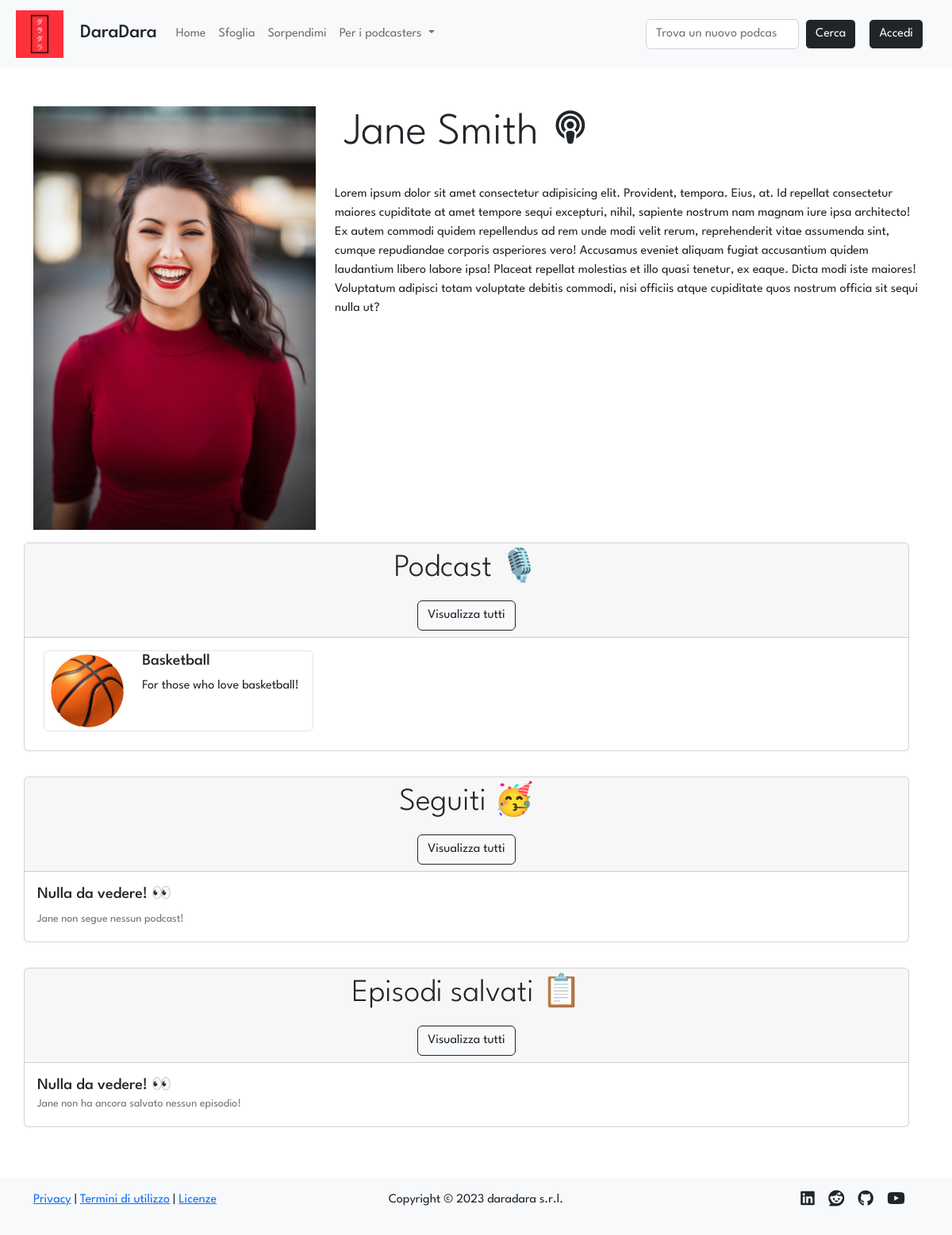
/profile/2, run on an earlier commit of the app's database.
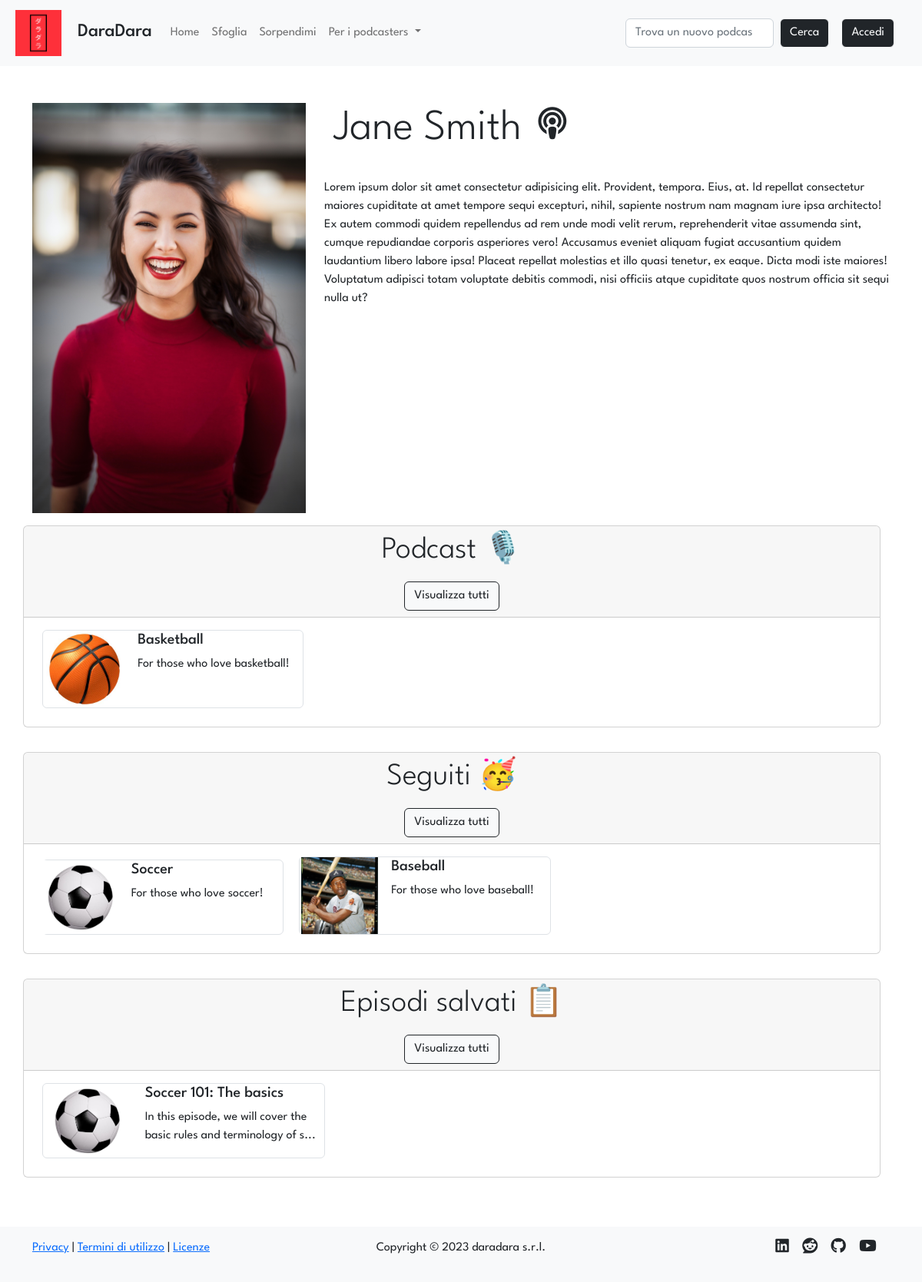
And on a later commit of the database.
### tables this page shows
CREATE TABLE "podcasts" (
	"id"	INTEGER NOT NULL UNIQUE,
	"title"	TEXT NOT NULL UNIQUE,
	"desc"	TEXT NOT NULL,
	"img"	TEXT NOT NULL,
	"id_user"	INTEGER NOT NULL,
	FOREIGN KEY("id_user") REFERENCES "users"("id"),
	PRIMARY KEY("id" AUTOINCREMENT)
);

CREATE TABLE "users" (
	"id"	INTEGER NOT NULL UNIQUE,
	"email"	TEXT NOT NULL UNIQUE,
	"password"	TEXT NOT NULL,
	"name"	TEXT NOT NULL,
	"surname"	TEXT NOT NULL,
	"propic"	TEXT NOT NULL,
	"priv_owned"	INTEGER NOT NULL DEFAULT 0,
	"priv_follows"	INTEGER NOT NULL DEFAULT 0,
	"priv_saves"	INTEGER NOT NULL DEFAULT 0,
	PRIMARY KEY("id" AUTOINCREMENT)
);

CREATE TABLE "follows" (
	"id_user"	INTEGER NOT NULL,
	"id_podcast"	INTEGER NOT NULL,
	"timestamp"	TEXT NOT NULL DEFAULT 'NO_TIMESTAMP',
	FOREIGN KEY("id_user") REFERENCES "users"("id"),
	PRIMARY KEY("id_user","id_podcast")
);

CREATE TABLE "episodes" (
	"id"	INTEGER NOT NULL UNIQUE,
	"title"	TEXT NOT NULL,
	"description"	TEXT NOT NULL,
	"audio"	TEXT NOT NULL,
	"timestamp"	TEXT NOT NULL,
	"id_podcast"	INTEGER NOT NULL,
	FOREIGN KEY("id_podcast") REFERENCES "podcasts"("id"),
	PRIMARY KEY("id" AUTOINCREMENT)
);

### app.py (the view)
@app.route('/profile/<int:id>')
def profile(id: int):
    user = dao.get_user(id)
    creators = dao.get_creators()
    is_creator = False
    if user and creators:
        podcasts = dao.get_podcasts_by_user(id_user=id)
        follows = dao.get_follows_join_podcasts(id_user=id)
        saves = dao.get_saves_join_episodes_podcasts(id_user=id)
        privacy = [dao.get_priv_owned(id), dao.get_priv_follows(id), dao.get_priv_saves(id)]
        for creator in creators:
            if creator['id'] == user['id']:
                is_creator = True
        is_owner = False
        if current_user.is_authenticated: # type: ignore
            is_owner = current_user.id == id # type: ignore
        return render_template('profile.html', user=user, podcasts=podcasts, follows=follows, saves=saves, is_creator=is_creator, is_owner=is_owner, privacy=privacy)
    else:
        flash(message='L\'utente cercato non esiste', category='warning')
        return redirect(url_for('index'))

### data/dao.py (called while the page is built)
def get_priv_owned(id_user):
    conn, cursor = connect()
    priv_owned = None
    try:
        sql = 'SELECT priv_owned FROM users WHERE id = ?'
        cursor.execute(sql, (id_user,))
        priv_owned = cursor.fetchone()
        if priv_owned and priv_owned['priv_owned'] == 1:
            priv_owned = True
        elif priv_owned and priv_owned['priv_owned'] == 0:
            priv_owned = False
        else:
            priv_owned = None
    except Exception as e:
        print(e)
    close(conn, cursor)
    return priv_owned

def get_priv_follows(id_user):
    conn, cursor = connect()
    priv_follows = None
    try:
        sql = 'SELECT priv_follows FROM users WHERE id = ?'
        cursor.execute(sql, (id_user,))
        priv_follows = cursor.fetchone()
        if priv_follows and priv_follows['priv_follows'] == 1:
            priv_follows = True
        elif priv_follows and priv_follows['priv_follows'] == 0:
            priv_follows = False
        else:
            priv_follows = None
    except Exception as e:
        print(e)
    close(conn, cursor)
    return priv_follows

def close(conn, cursor):
    cursor.close()
    conn.close()

### templates/profile.html (shortened to what the changed rows need)
{% extends 'layout.html' %}
{% block stylesheets %} <link rel="stylesheet" href="{{url_for('static', filename='stylesheets/profile.css')}}"> {% endblock %}
{% block content %}
<div class="row">
    <div class="col-12 col-lg-4 d-flex justify-content-center align-items-center">
        <img src="{{url_for('static', filename='uploads/images/propics/{0}{1}'.format(user.id, user.propic))}}" alt="Immagine profilo" class="img-fluid">
    </div>
    <div class="col">
        <div class="row display-4 mt-3 mt-lg-0 mb-3 mx-lg-0 mx-2"><p class="text-nowrap">{{user.name}} {{user.surname}} {% if is_creator %}<i class="ms-2 fa-solid fa-podcast fa-xs"></i>{% endif %}</p></div>
    </div>
</div>
<div class="row">
    {% if is_creator or is_owner %}
    <div class="row mt-3">
        <div id="owned" class="card mb-3 mx-lg-0 mx-2 p-0">
            <div class="row g-0">
                <div class="col">
                    <div class="card-body row g-2">
                        {% if is_creator %}
                        <div class="card-scroll">
                            {% for podcast in podcasts[:5] %}
                            <a href="{{ url_for('podcast', id=podcast.id) }}" class="d-inline-block mx-2 border rounded-2 px-2">
                                <div class="row">
                                <div class="col-4 d-flex align-items-center justify-content-center">
                                    <img src="{{url_for('static', filename='uploads/images/covers/{0}{1}'.format(podcast.id, podcast.img))}}" class="im-card img-fluid" alt="Card image" style="max-width: 100px;">
                                </div>
                                <div class="col-8">
                                    <h5 class="">{{podcast.title}}</h5>
                                    <p class="text-wrap">{{podcast.desc}}</p>
                                </div>
                                </div>
                            </a>
                            {% endfor %}
                        </div>
                        {% else %}
                            <h5 class="card-title mb-0">Nulla da vedere! 👀</h5>
                            <p class="card-text">Diventa un podcaster per pubblicare il tuo primo podcast!</p>
                            <small class="text-muted">Premi il bottone a destra 👉</small>
                        {% endif %}
                    </div>
                </div>
            </div>
        </div>
    </div>
    {% endif %}
    <div class="row mt-3">
        <div id="follows" class="card mb-3 mx-lg-0 mx-2 p-0">
            <div class="row g-0">
                <div class="col">
                    <div class="card-body row g-2">
                        {% if follows %}
                        <div class="card-scroll">
                            {% for follow in follows[:5] %}
                            <a href="{{ url_for('podcast', id=follow.id_podcast) }}"class="d-inline-block mx-2 border rounded-2 px-2">
                                <div class="row">
                                <div class="col-4 d-flex align-items-center justify-content-center">
                                    <img src="{{url_for('static', filename='uploads/images/covers/{0}{1}'.format(follow.id, follow.img))}}" class="img-fluid" alt="Card image" style="max-width: 100px;">
                                </div>
                                <div class="col-8">
                                    <h5 class="">{{follow.title}}</h5>
                                    <p class="text-wrap">{{follow.desc}}</p>
                                </div>
                                </div>
                            </a>
                            {% endfor %}
                        </div>
                        {% else %}
                            <h5 class="card-title mb-0">Nulla da vedere! 👀</h5>
                            {% if is_owner %}
                                <p class="card-text"><small class="text-muted">Segui i tuoi podcast preferiti per vederli qui la prossima volta!</small></p>
                            {% else %}
                                <p class="card-text"><small class="text-muted">{{user.name}} non segue nessun podcast!</small></p>
                            {% endif %}
                        {% endif %}
                    </div>
                </div>
            </div>
        </div>
    </div>
    <div class="row mt-3">
        <div id="saves" class="card mb-3 mx-lg-0 mx-2 p-0">
            <div class="row g-0">
                <div class="col">
                    <div class="card-body g-2">
                        {% if saves %}
                        <div class="card-scroll">
                            {% for save in saves[:5] %}
                            <a href="{{ url_for('episode', id_pod=save.id, id_ep=save.ep_id) }}"class="d-inline-block mx-2 border rounded-2 px-2">
                                <div class="row">
                                <div class="col-4 d-flex align-items-center justify-content-center">
                                    <img src="{{url_for('static', filename='uploads/images/covers/{0}{1}'.format(save.id, save.img))}}" class="img-fluid" alt="Card image" style="max-width: 100px;">
                                </div>
                                <div class="col-8 w" style="max-width: 250px;">
                                    <h5 class="">{{save.title}}</h5>
                                    {% if save.desc|length > 70 %}
                                        <p class="text-wrap text-break">{{save.desc[:67]}}...</p>
                                    {% else %}
                                        <p class="text-wrap text-break">{{save.desc}}</p>
                                    {% endif %}
                                </div>
                                </div>
                            </a>
                            {% endfor %}
                        </div>
                        {% else %}
                            <h5 class="card-title mb-0">Nulla da vedere! 👀</h5>
                            {% if is_owner %}
                                <p class="card-text"><small class="text-muted">Salva i tuoi episodi preferiti per vederli qui la prossima volta!</small></p>
                            {% else %}
                                <p class="card-text"><small class="text-muted">{{user.name}} non ha ancora salvato nessun episodio!</small></p>
                            {% endif %}
                        {% endif %}
                    </div>
                </div>
            </div>
        </div>
    </div>
</div>
{% endblock %}

What changed in the data, as far as the page shows it:
changed users "Jane": name "Jane" → (not shown)
now on this page (row unchanged): follows: img (picture), title "Soccer", desc "For those who love soccer!"
now on this page (row unchanged): follows: img (picture), title "Baseball", desc "For those who love baseball!"
now on this page (row edited): episodes: img (picture), title "Soccer 101: The basics", description "In this episode, we will cover the basic rules and terminology of s"
Also different on the page:
text no longer shown: "Nulla da vedere! 👀 non segue nessun podcast! Nulla da vedere! 👀 non ha ancora salvato nessun episodio!"
